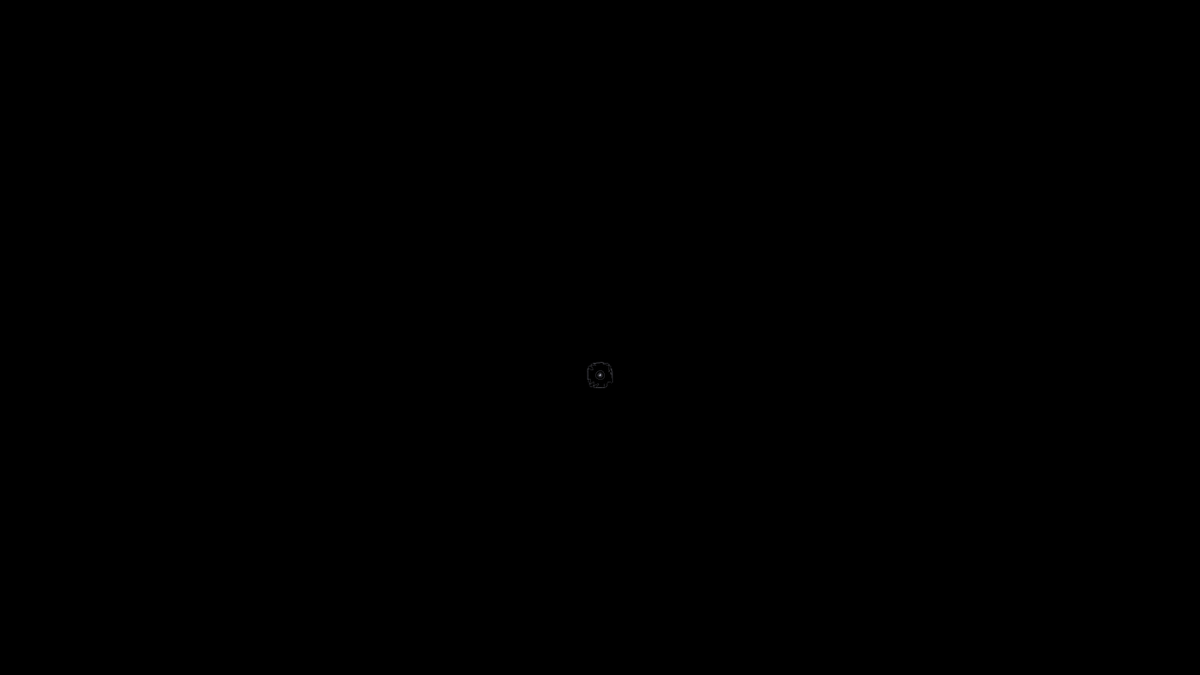
Frame 1 (no input)
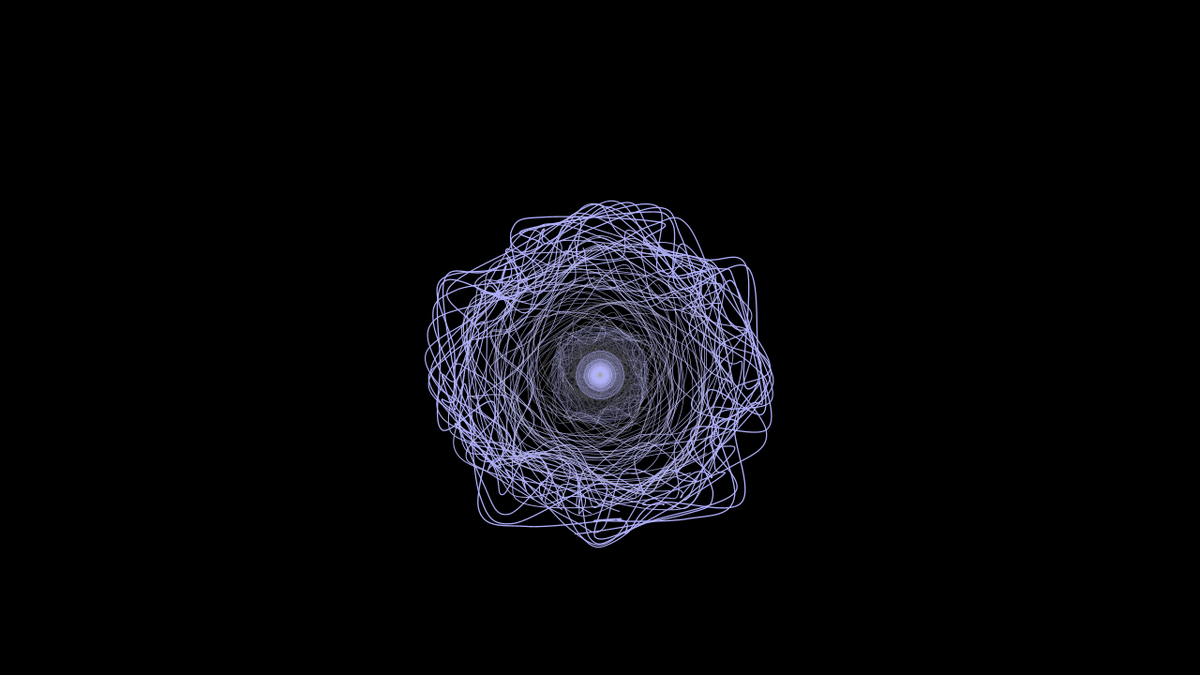
Frame 60 (the mouse pressed at the canvas centre just before this capture)
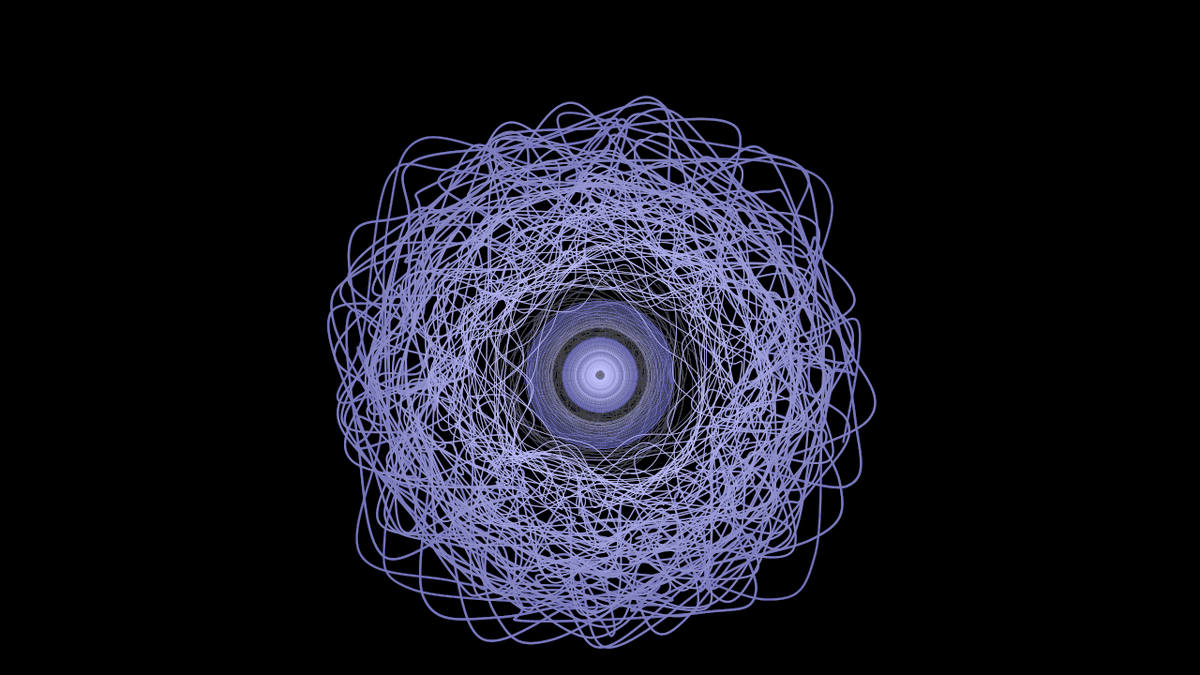
Frame 120 (the mouse held since frame 60 and released just before this capture)

The Processing sketch that drew these frames (run headless with seeded random() and noise(); from frame 60 on, the mouse is pressed at the canvas centre):

// Processing sketch: TakingTheBluePill
// ── TakingTheBluePill.pde
float amp = 1.0;
float time = 1.0;
float time2 = 1.0;
float speed = .05;
float damp = .5;
float res = 10;
float max_time = 5;
float speed2 = speed;
float level = 10;
void setup() {
  size(1280,720);
  background(0);
}

void drawEllipse(float level){
  ellipse(0,0, 500/level, 500/level);
  if (level > 0){
    level -= 1;
    drawEllipse(level);
  }
}

void draw(){
  
  fill(0,2);
  noStroke();
  rect(0,0, 1280,720);
  pushMatrix();
  translate(640, 400);
  scale(.02*time+.06*time*time);
  rotate(.2*time + .5*time*time);
  noFill();
  stroke(255-20*time, 255-20*time, 255);
  strokeWeight(.5+.2*time);
  //noStroke();
  //smooth(20);
  beginShape();
  // Exterior part of shape, clockwise winding
  for (int i = 0; i < res*4; i++){
    curveVertex(200*(damp*abs(cos(i*PI/res+i*time))+damp)*cos(i*PI/res),200*(damp*abs(sin(i*PI/res+i*time))+damp)*sin(i*PI/res));
  }
  endShape();
  popMatrix();
  translate(640, 400);
  scale(.009*time2+.01*time*time + .001*time2*time2);
  //rotate(.2*time + .5*time*time);
  //ellipse(0,0,500,500);
  drawEllipse(level);
  //// Interior part of shape, counter-clockwise winding
  //beginContour();
  //vertex(-20, -20);
  //vertex(-20, 20);
  //vertex(20, 20);
  //vertex(20, -20);
  //endContour();
  //endShape(CLOSE);
  boolean t1 = time > max_time;
  boolean t2 = time < 0;
  if (t2){
    speed = -1*speed; 
  }
  if (t1){
    speed = -1*speed;
  }
  time += speed;
  time2 += speed2;
  //if (time2 % max_time == 0){
  //  level = 2;
  //}
  
}
